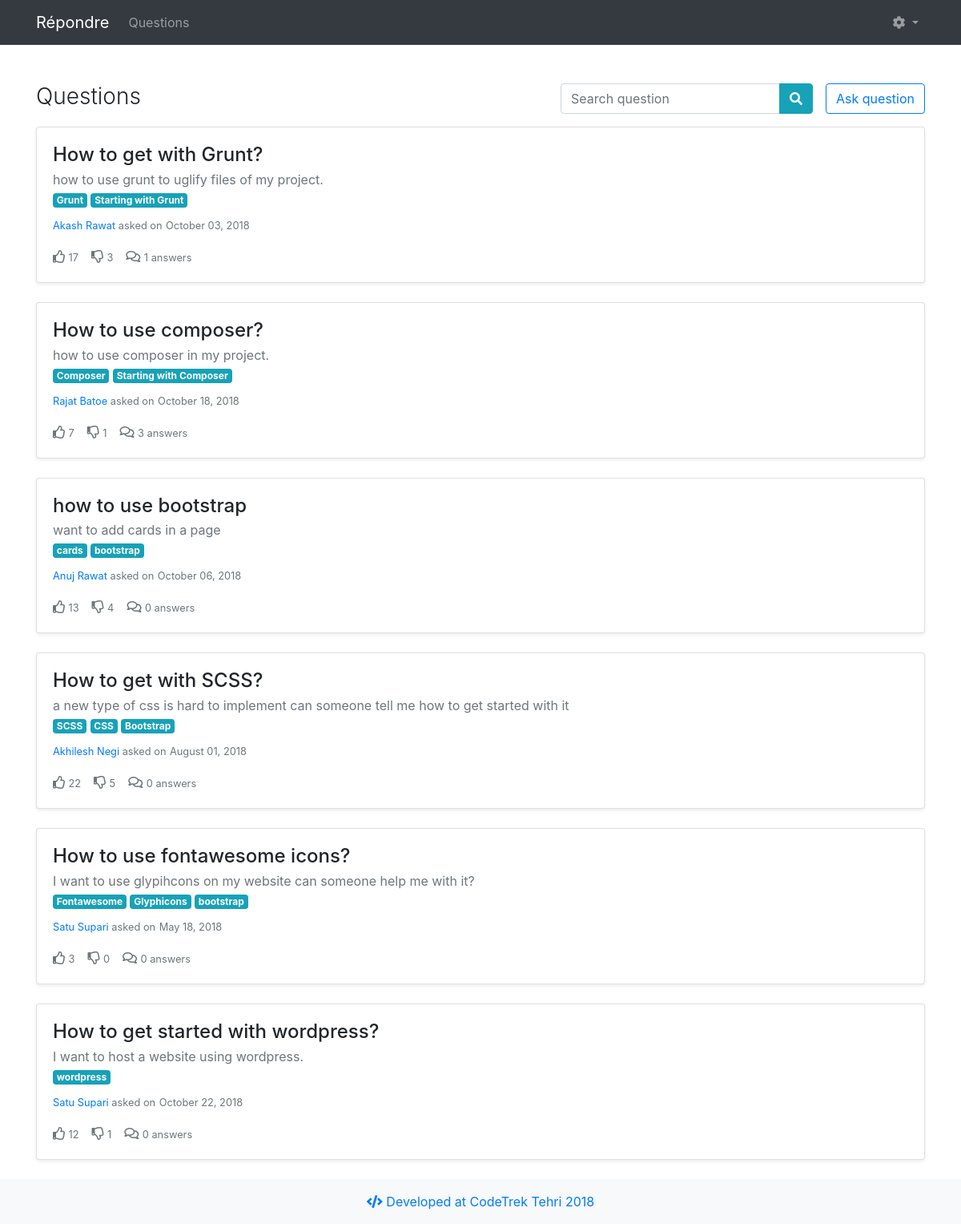
/ (signed in), run on the app's committed database.
### tables this page shows
CREATE TABLE `questions` (
  `qid` int(11) NOT NULL,
  `title` text NOT NULL,
  `description` text NOT NULL,
  `links` varchar(100) NOT NULL,
  `author` varchar(50) NOT NULL,
  `q_date` date NOT NULL,
  `likes` int(11) NOT NULL DEFAULT '0',
  `dislikes` int(11) NOT NULL DEFAULT '0',
  `comments` int(11) NOT NULL
);

### index.php (the view, shortened to what this page needs)
<?php
$conn = new mysqli('localhost', 'root', '', 'quean');
$sql = "SELECT * FROM questions";
$questions = $conn->query($sql);
?>
<!DOCTYPE html>
<html>
<head>
  <link rel="stylesheet" href="https://maxcdn.bootstrapcdn.com/bootstrap/4.1.3/css/bootstrap.min.css">
  <link rel="stylesheet" href="https://use.fontawesome.com/releases/v5.3.1/css/all.css">
</head>
<body>
	<nav class="navbar sticky-top navbar-expand-lg navbar-dark bg-dark">
		<div class="container">
			<a class="navbar-brand" href="index.php">Répondre</a>
			<div class="collapse navbar-collapse" id="navbarSupportedContent">
				<ul class="navbar-nav mr-auto">
					<li class="nav-item">
						<a href="index.php" class="nav-link">Questions</a>
					</li>
				</ul>
				<ul class="navbar-nav">
					<li class="nav-item dropdown">
						<a class="nav-link dropdown-toggle" href="#" id="navbarDropdown" role="button" data-toggle="dropdown" aria-haspopup="true"
						 aria-expanded="false">
							<i class="fa fa-cog"></i>
						</a>
					</li>
				</ul>
			</div>
		</div>
	</nav>
	<div class="container mt-5">
		<div class="d-flex justify-content-between mb-3 flex-column flex-md-row">
			<h3 class="font-weight-light mb-0">Questions</h3>
			<div class="d-flex flex-column flex-md-row">
				<form class="form-inline my-2 my-lg-0 mr-md-3" action="search_question.php" method="POST">
					<div class="input-group">
						<input class="form-control" type="search" placeholder="Search question" aria-label="Search" name="search">
						<div class="input-group-append">
							<button class="btn btn-info my-0" type="submit">
								<i class="fa fa-search"></i>
							</button>
						</div>
					</div>
				</form>
				<a class="btn btn-outline-primary" href="new-question.php">Ask question</a>
			</div>
		</div>
<?php
if ($questions->num_rows > 0) {
	while($question = $questions->fetch_assoc()) {?>
		<div class="card mb-4 shadow-sm">
			<div class="card-body">
				<h4 class="card-title mb-1">
					<?php echo'<a class="text-body" href="answers.php?question_title='. $question["title"] .'">'?>
						<?php echo $question["title"];?>
					</a>
				</h4>
				<p class="text-secondary mb-0">
				<?php echo $question["description"];?>
				</p>
				<div class="mb-2">
					<?php
					if ($question["links"] !='') {
						$links = explode(',', $question["links"]);
						for ($i=0; $i < sizeof($links); $i++) {
							echo ' <a href="link_search.php?tag='. $links["$i"] .'" class="badge badge-info"> ' . $links["$i"] . '</a>';
						}
					}
					?>
					</div>
					<?php
					$name = $question["author"];
					$names = explode(" ",$name);
					echo '<a href="user.php?name='.$names[0].'" class="card-link">';
					?>
						<small>
							<?php echo $question["author"];?>
						</small>
					</a>
					<small class="text-secondary">asked on</small>
					<small class="text-secondary">
					<?php
					$date = $question["q_date"];
					$date = date('F d, Y', strtotime($date));
					echo $date;
					?>
					</small>
				<div class="d-flex text-secondary">
					<div class="mr-3">
						<i class="far fa-thumbs-up"></i>
						<small><?php echo $question["likes"];?></small>
					</div>
					<div class="mr-3">
						<i class="far fa-thumbs-down"></i>
						<small><?php echo $question["dislikes"];?></small>
					</div>
					<div class="mr-3">
						<i class="far fa-comments"></i>
						<a href="answers.html" class="text-secondary"><small><?php echo $question["comments"];?> answers</small></a>
					</div>
				</div>
			</div>
		</div>
	<?php }
}
else {
	echo "<h4>No questions are asked</h4>";
}
?>
	</div>
	<footer class="bg-light py-3 text-center mt-1">
		<span class="text-primary"><i class="fas fa-code"></i> Developed at CodeTrek Tehri 2018</span>
	</footer>
</body>
</html>

### data on the page
questions: title "How to get with Grunt?", description "how to use grunt to uglify files of my project.", links "Grunt", links "Starting with Grunt", author "Akash Rawat", q_date "October 03, 2018", likes "17", dislikes "3", comments "1"
questions: title "How to use composer?", description "how to use composer in my project.", links "Composer", links "Starting with Composer", author "Rajat Batoe", q_date "October 18, 2018", likes "7", dislikes "1", comments "3"
questions: title "how to use bootstrap", description "want to add cards in a page", links "cards", links "bootstrap", author "Anuj Rawat", q_date "October 06, 2018", likes "13", dislikes "4", comments "0"
questions: title "How to get with SCSS?", description "a new type of css is hard to implement can someone tell me how to get started with it", links "SCSS", links "CSS", links "Bootstrap", author "Akhilesh Negi", q_date "August 01, 2018", likes "22", dislikes "5", comments "0"
questions: title "How to use fontawesome icons?", description "I want to use glypihcons on my website can someone help me with it?", links "Fontawesome", links "Glyphicons", links "bootstrap", author "Satu Supari", q_date "May 18, 2018", likes "3", dislikes "0", comments "0"
questions: title "How to get started with wordpress?", description "I want to host a website using wordpress.", links "wordpress", author "Satu Supari", q_date "October 22, 2018", likes "12", dislikes "1", comments "0"
